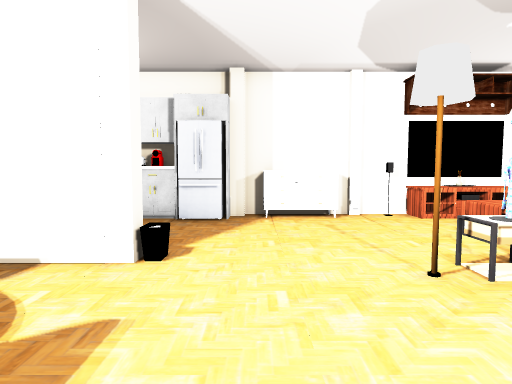
[1] (above)

13 first-person views from a walk through a 3-D level made in the Unity game engine. The camera is 1.3 m above the floor, tilts 4° down and sees 75° across. The floor is counted in squares, 1 m on a side. Each view is taken from the middle of a square. On the plan, view 1 faces up. The plan holds only what a view shows up to about 14 squares ahead; the rest is blank. The player character is not drawn. Door leaves are left out, so doorways stand open. Some surface patterns are stand-ins.

[2]
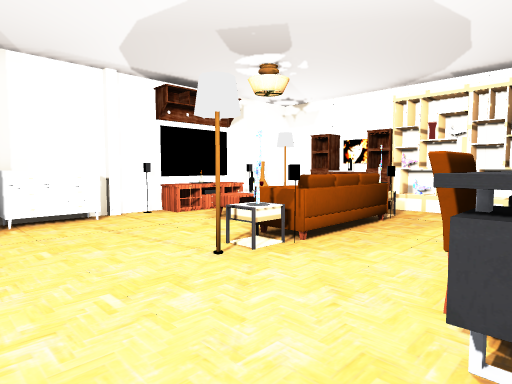

[3]
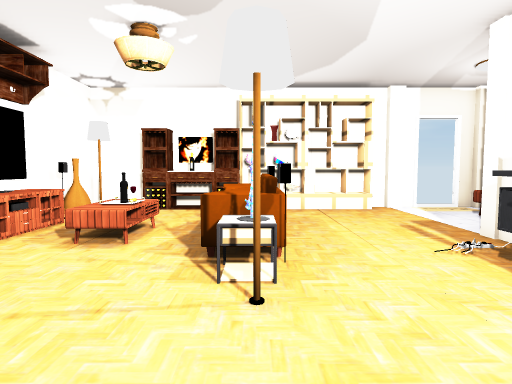

[4]
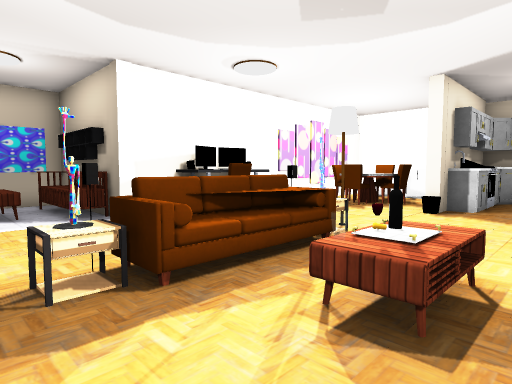

[5]
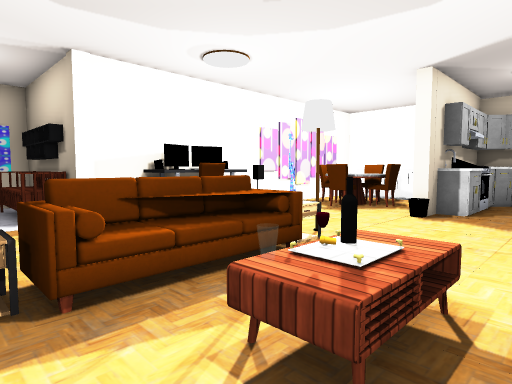

[6]
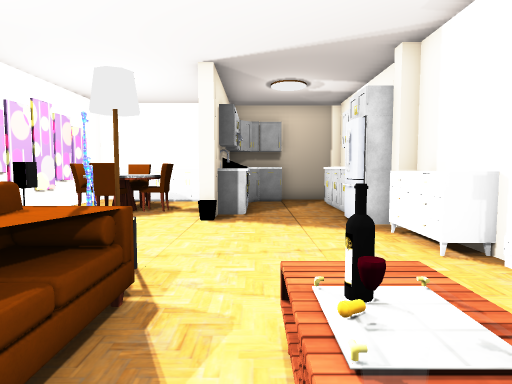

[7]
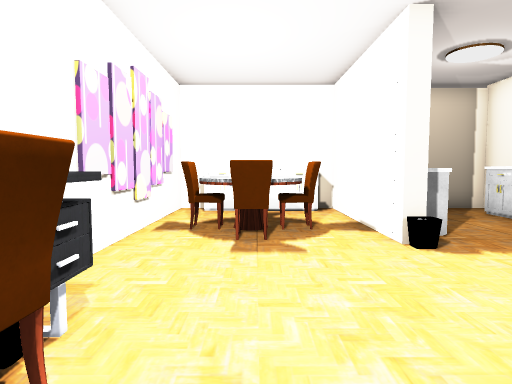

[8]
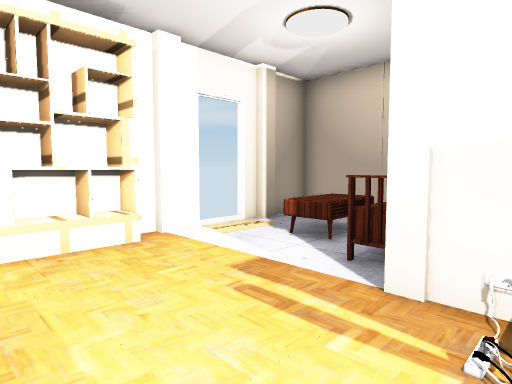

[9]
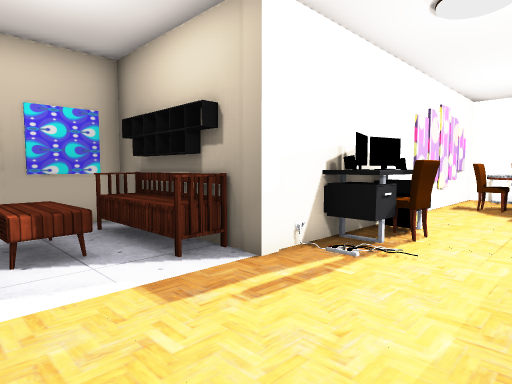

[10]
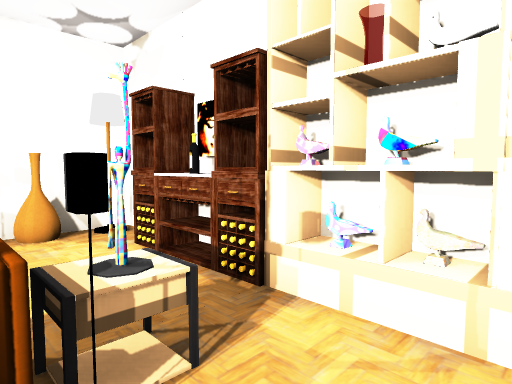

[11]
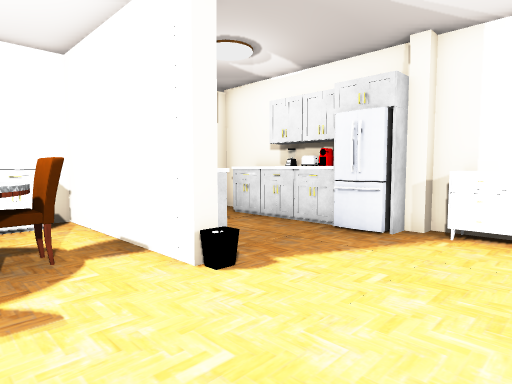

[12]
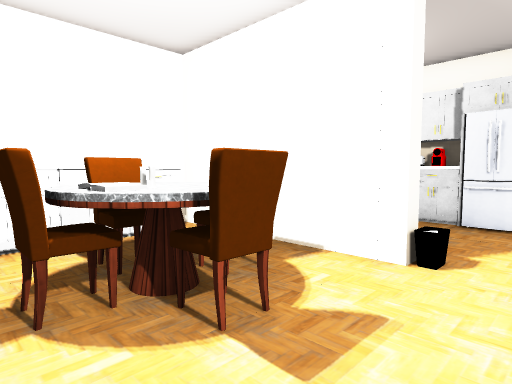

[13]
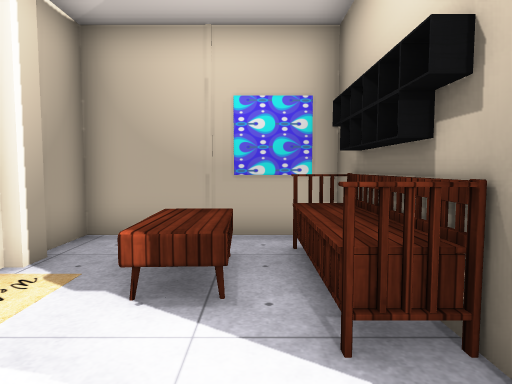

### Floor plan
Key: @ floor where view 1 was taken; # wall or solid block; . floor; / step, stairs or slope; D open door; ^ raised ledge; O other object.
Columns run from 7 left of view 1 to 11 right of it. Each row starts with its distance up from view 1.
 10 ##################
  9 #.^OOOOOOOOOOOOOOO
  8 #.................#
  7 #^..........OO...O
  6 #^OO^.......OO...O
  5 ###O#O.....OOOO..O
  4 #........OOOOOOO.O
  3 ^^.OO.....O......O
  2 ^^OO^O...........O
  1 ^^.OO....OO/.....O
  0 #......@OOOO......#
 -1 ############OO...O#
 -2             #O...DD
 -3             OO.O..
 -4             #O.O.O
 -5             #.....#
 -6             ###O###

Where each view was taken, in squares from view 1:
view 1: 0 up, 0 right, facing up
view 2: 0 up, 1 left, facing up-right
view 3: 4 up, 1 left, facing right
view 4: 8 up, 9 right, facing down-left
view 5: 8 up, 8 right, facing down-left
view 6: 6 up, 7 right, facing left
view 7: 2 up, 4 right, facing left
view 8: 3 up, 4 right, facing down-right
view 9: 3 up, 9 right, facing down-left
view 10: 2 up, 7 right, facing up-right
view 11: 2 up, 2 right, facing up-left
view 12: 0 up, 0 right, facing up-left
view 13: 1 up, 7 right, facing down
